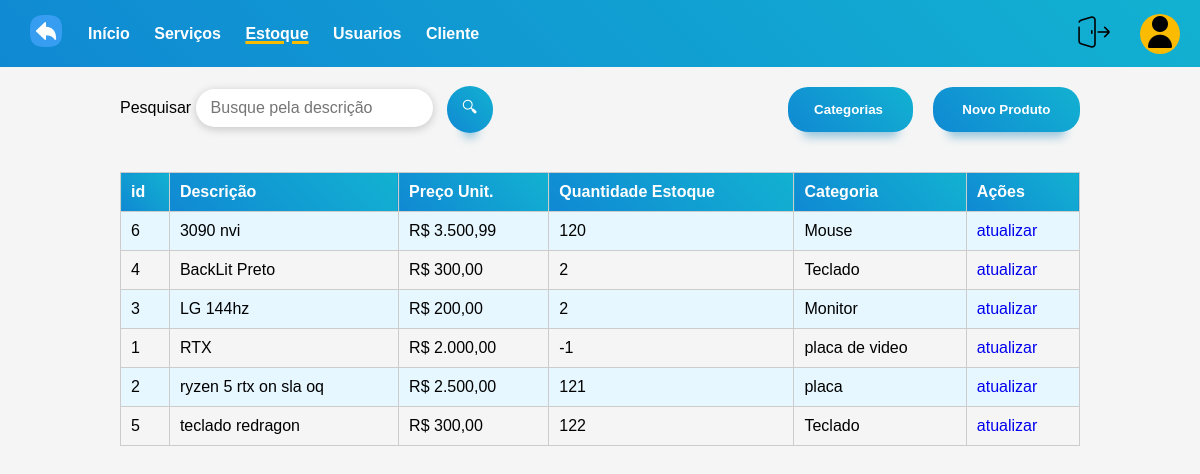
/estoque.php, run on the app's committed database.
### tables this page shows
CREATE TABLE `produtos` (
  `id_prod` int(11) NOT NULL,
  `desc_prod` varchar(50) DEFAULT NULL,
  `qntd_prod` int(11) DEFAULT NULL,
  `prec_prod` decimal(10,2) DEFAULT NULL,
  `categoria` varchar(20) DEFAULT NULL
);

### estoque.php (the view, shortened to what this page needs)
<!DOCTYPE html>
<html lang="pt-br">
<head>
    <link rel="stylesheet" href="tabela.css">
</head>
<body>
    <header>
        <div class="div">
            <div class="logo"><a href="menuAdm.php"><img src="images/desfazer.png" alt=""></a></div>
            <nav>
                <ul>
                    <li><a class="NavItem" href="menuadm.php">Início</a></li>
                    <li><a class="NavItem" href="serviço.php">Serviços</a></li>
                    <li><a class="NavItem underline" href="estoque.php">Estoque</a></li>
                    <li><a class="NavItem" href="usuario.php">Usuarios</a></li>
                    <li><a class="NavItem" href="cliente.php">Cliente</a></li>
                </ul>
            </nav>
        </div>
        <div class="user-profile">
            <div class="logout"><a href="index.html"><img src="images/logout.png" title="Logout" alt="Logout"></a></div>
            <div class="user-icon"><img src="images/user.png" alt=""></div>
        </div>
    </header>
    <section>
            <form  method="POST">
                <label>Pesquisar</label>
                <input type="text" name="pesquisa" placeholder="Busque pela descrição" class="search-input">
                <button class="search-button">🔍︎</button>
            </form>
        <div class="botoes">
            <form action="categoria.php" method="POST" class="form">
                <input class="login-button" type="submit" value="       Categorias        ">
            </form>
            <form action="cadastro_estoque.php" method="POST" class="form">
                <input class="login-button" type="submit" value="        Novo Produto        ">
            </form>
        </div>
    </section>
    <main>
        <br>
        <table class="tabela" align="center" border="1">
            <tr>
                <th>id</th>
                <th>Descrição</th>
                <th>Preço Unit.</th>
                <th>Quantidade Estoque</th>
                <th>Categoria</th>
                <th colspan="2">Ações</th>
                <?php
                    $conexao = conectadb();
                    $conexao->set_charset("utf8");
                    if (isset($_POST['pesquisa'])) {
                        $pesquisa = $_POST['pesquisa'];
                        $sql = "SELECT * FROM produtos WHERE desc_prod LIKE '%$pesquisa%'";
                    } else {
                        $sql = "SELECT * FROM produtos ORDER BY desc_prod ASC";
                    }
                    $result = $conexao->query($sql);
                    if ($result->num_rows > 0) {
                        while ($linha = $result->fetch_assoc()) {
                            echo "<tr>";
                            echo "<td>" . $linha["id_prod"] . "</td>";
                            echo "<td>" . $linha["desc_prod"] . "</td>";
                            $precoFormatado = "R$ " . number_format($linha["prec_prod"], 2, ',', '.');
                            echo "<td>" . $precoFormatado . "</td>";
                            echo "<td>" . $linha["qntd_prod"] . "</td>";
                            echo "<td>" . $linha["categoria"] . "</td>";
                            echo "<td><a href='form_update_estoque.php?id_prod=" . $linha["id_prod"] . "'onclick='return confirm'>atualizar</a></td>";
                            echo "</tr>";
                        }
                    } else {
                        echo "<tr><td colspan='5'>Sem Resultado</td></tr>";
                    }
                ?>
            </tr>
        </table>
    </main>
</body>
</html>

### tabela.css (style rules this page uses)
* { margin: 0; padding: 0; box-sizing: border-box; }
a { text-decoration: none; }
body { font-family: Arial, sans-serif; background-color: #f5f5f5; opacity: 0; animation: fadeIn 0.4s forwards; }
header { display: flex; justify-content: space-between; align-items: center; padding: 10px 20px; background: linear-gradient(45deg, rgb(16, 137, 211) 0%, rgb(18, 177, 209) 100%); }
.NavItem { color: white; }
.div { display: flex; align-items: center; gap: 16px; }
.underline { text-decoration: underline; text-decoration-color: #fbbb00; text-decoration-thickness: 3px; }
.logout { margin-right: 30px; }
.logo { font-size: 18px; font-weight: bold; color: #333; padding: 5px 10px; border-radius: 10px; }
nav ul { list-style-type: none; }
nav ul li { display: inline; margin-right: 20px; }
nav ul li a { text-decoration: none; color: #333; font-size: 16px; font-weight: bold; border-bottom: 3px solid transparent; transition: 0.2s; }
.user-profile { display: flex; align-items: center; }
.user-icon { justify-content: center; align-items: center; padding-left: 4px; padding-top: 2px; width: 40px; height: 40px; background-color: #fbbb00; border-radius: 50%; }
section { display: flex; justify-content: space-between; align-items: center; padding-right: 10%; padding-left: 10%; }
main { display: flex; justify-content: center; align-items: center; }
table { width: 80%; border-collapse: collapse; margin-top: 20px; }
th, td { border: 1px solid #ccc; padding: 10px; text-align: left; }
th { background: linear-gradient(45deg, rgb(16, 137, 211) 0%, rgb(18, 177, 209) 100%); color: white; }
tr:nth-child(even) { background-color: #e6f7ff; }
.form .login-button { display: block; width: 100%; font-weight: bold; background: linear-gradient(45deg, rgb(16, 137, 211) 0%, rgb(18, 177, 209) 100%); color: white; padding-block: 15px; margin: 20px auto; border-radius: 20px; box-shadow: rgba(133, 189, 215, 0.8784313725) 0px 20px 10px -15px; border: none; transition: all 0.2s ease-in-out; cursor: pointer; }
.search-input { border: none; padding: 10px 15px; font-size: 16px; border-radius:25px 25px 25px 25px; outline: none; box-shadow: 0 2px 10px rgba(0, 0, 0, 0.2); }
.search-button { background: linear-gradient(45deg, rgb(16, 137, 211) 0%, rgb(18, 177, 209) 100%); color: white; border: none; padding: 10px 15px; font-size: 16px; cursor: pointer; border-radius: 25px 25px 25px 25px; transition: background-color 0.3s; margin-left: 10px; box-shadow: rgba(133, 189, 215, 0.8784313725) 0px 20px 10px -15px; transition: all 0.2s ease-in-out; }
.botoes { display: flex; gap: 20px; }

### data on the page
produtos: id_prod "6", desc_prod "3090 nvi", prec_prod "R$ 3.500,99", qntd_prod "120", categoria "Mouse"
produtos: id_prod "4", desc_prod "BackLit Preto", prec_prod "R$ 300,00", qntd_prod "2", categoria "Teclado"
produtos: id_prod "3", desc_prod "LG 144hz", prec_prod "R$ 200,00", qntd_prod "2", categoria "Monitor"
produtos: id_prod "1", desc_prod "RTX", prec_prod "R$ 2.000,00", qntd_prod "-1", categoria "placa de video"
produtos: id_prod "2", desc_prod "ryzen 5 rtx on sla oq", prec_prod "R$ 2.500,00", qntd_prod "121", categoria "placa"
produtos: id_prod "5", desc_prod "teclado redragon", prec_prod "R$ 300,00", qntd_prod "122", categoria "Teclado"
